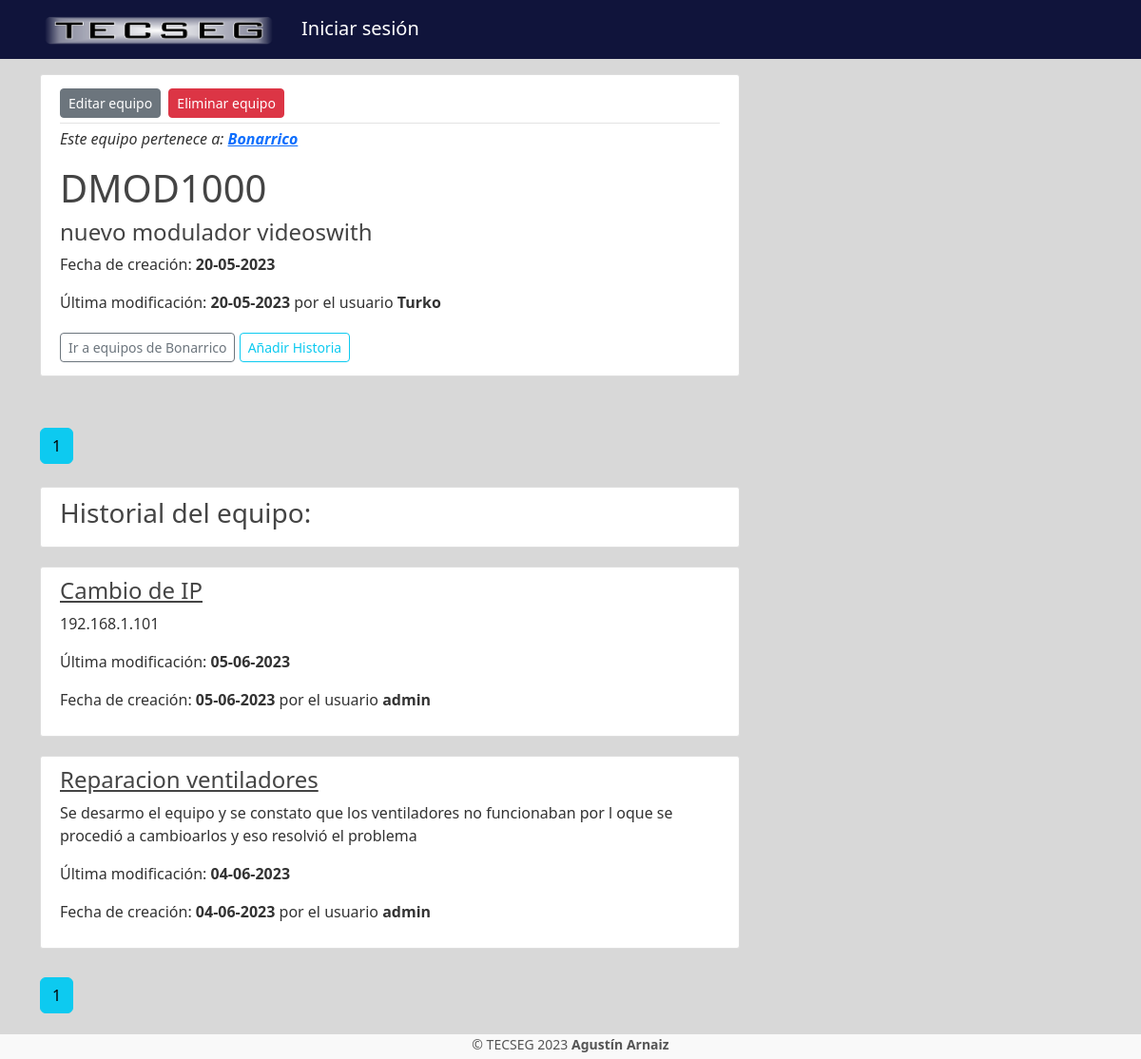
/equipment-35, run on the app's committed database.
### tseg/models.py (models this page shows, shortened)
class Client(db.Model):
	id = db.Column(db.Integer, primary_key=True)
	client_name = db.Column(db.String(150), unique=False, nullable=False)
	business_name = db.Column(db.String(150), unique=False, nullable=False)
	contact = db.Column(db.String(250), unique=False, nullable=False)
	comments = db.Column(db.Text)
	user_id = db.Column(db.Integer, db.ForeignKey('user.id'), nullable=False)
	domicilio_id = db.Column(db.Integer, db.ForeignKey('domicilio.id'), nullable=True)
	equipments = db.relationship('Equipment', backref='owner', lazy=True)

class Equipment(db.Model):
	now = datetime.now()
	now = now.strftime("%Y-%m-%dT%H:%M:%S")
	id = db.Column(db.Integer, primary_key=True)
	title = db.Column(db.String(150), unique=False, nullable=False)
	date_created = db.Column(db.DateTime, nullable=False, default=datetime.fromisoformat(now))
	date_modified = db.Column(db.DateTime, nullable=False, default=datetime.fromisoformat(now))
	content = db.Column(db.Text, nullable=False)
	user_id = db.Column(db.Integer, db.ForeignKey('user.id'), nullable=False)
	client_id = db.Column(db.Integer, db.ForeignKey('client.id'), nullable=True)
	orden_reparacion = db.relationship('Orden_reparacion', backref='equipo', lazy=True)
	eq_details = db.relationship('Eq_detail', backref='equipo', lazy=True)

class User(db.Model, UserMixin):
	id = db.Column(db.Integer, primary_key=True)
	username = db.Column(db.String(30), unique=True, nullable=False)
	email = db.Column(db.String(50), unique=True, nullable=False)
	image_file = db.Column(db.String(20), nullable=False, default='default.jpg')
	password = db.Column(db.String(32), unique=True, nullable=False)
	role = db.Column(db.String(30), unique=False, nullable=False)
	role_id = db.Column(db.Integer, db.ForeignKey('role.id'), nullable=False)
	clients = db.relationship('Client', backref='author_cl', lazy=True)
	equipments = db.relationship('Equipment', backref='author_eq', lazy=True)
	orden_reparacion = db.relationship('Orden_reparacion', backref='author_or', lazy=True)
	eq_details = db.relationship('Eq_detail', backref='author_detalle', lazy=True)

class Eq_detail(db.Model):
	now = datetime.now()
	now = now.strftime("%Y-%m-%dT%H:%M:%S")
	id = db.Column(db.Integer, primary_key=True)
	title = db.Column(db.String(150), unique=False, nullable=False)
	date_created = db.Column(db.DateTime, nullable=False, default=datetime.fromisoformat(now))
	date_modified = db.Column(db.DateTime, nullable=False, default=datetime.fromisoformat(now))
	content = db.Column(db.Text, nullable=False)
	equipment_id = db.Column(db.Integer, db.ForeignKey('equipment.id'), nullable=False)
	user_id = db.Column(db.Integer, db.ForeignKey('user.id'), nullable=False)

### tseg/equipments/routes.py (the view)
@equipments.route("/equipment-<int:equipment_id>")
def equipment(equipment_id):
	equipment = Equipment.query.get_or_404(equipment_id)
	page = request.args.get('page', 1, type=int) # num pagina de mensajes
	historias =  Eq_detail.query.filter_by(equipo=equipment)\
					.order_by(Eq_detail.date_modified.desc())\
					.paginate(page=page, per_page=10)
	return render_template("equipment.html", title=equipment.title,
											equipment=equipment,
											legend="Ver Equipo",
											historias=historias)

### tseg/equipments/routes.py (called while the page is built)
@equipments.context_processor
def layout():
	form = SearchForm()
	return dict(form=form)

### tseg/templates/equipment.html (shortened to what this page needs)
{% extends "layout.html" %}
{% block content %}
    <article class="media content-section">
        <div class="media-body">
          <div class="article-metadata" name="eq_ctrl">
              <div>
                  <a class="btn btn-secondary btn-sm mt-1 mb-1" href="{{ url_for('equipments.update_equipment', equipment_id=equipment.id) }}">Editar equipo</a>
                  <button type="button" class="btn btn-danger btn-sm m-1" data-toggle="modal" data-target="#deleteModal">Eliminar equipo</button>
              </div>
          </div>
          <p style="font-style: italic;">Este equipo pertenece a: <a class="mr-2" href="{{ url_for('clients.client', client_id=equipment.owner.id) }}"><b>{{ equipment.owner.client_name }}</b></a></p>
          <h1 class="aticle-title">{{ equipment.title }}</h1>
          <h4 class="article-content">{{ equipment.content }}</h4>
          <p class="article-content">Fecha de creación: <b>{{ equipment.date_created.strftime('%d-%m-%Y') }}</b></p>
          <p class="article-content">Última modificación: <b>{{ equipment.date_modified.strftime('%d-%m-%Y') }}</b> por el usuario <b>{{ equipment.author_eq.username }}</b></p>
          <a class="btn btn-outline-secondary btn-sm mt-1 mb-1" href="{{ url_for('clients.client_equipments', client_id=equipment.owner.id) }}">Ir a equipos de {{ equipment.owner.client_name }}</a>
          <a class="btn btn-outline-info btn-sm mt-1 mb-1" href="{{ url_for('eq_details.new_eq_detail', equipment_id = equipment.id) }}">Añadir Historia</a>
        </div>
    </article>
    <br>
    {% for page_num in historias.iter_pages(left_edge=3, right_edge=3, left_current=3, right_current=3) %}
        {% if page_num %}
            {% if historias.page == page_num %}
                <a class="btn btn-info mb-4" href="{{ url_for('equipments.equipment', equipment_id=equipment.id, page=page_num) }}">{{ page_num }}</a>
            {% else %}
                <a class="btn btn-outline-info mb-4" href="{{ url_for('equipments.equipment', equipment_id=equipment.id, page=page_num) }}">{{ page_num }}</a>
            {% endif %}
        {% endif %}
    {% endfor %}
    <article class="media content-section">
      <h3>Historial del equipo:</h3>
    </article>
    {% for historia in historias.items %}
      <article class="media content-section">
          <div class="media-body">
              <h4><a class="article-title" href="{{ url_for('eq_details.eq_detail', eq_detail_id=historia.id) }}">{{ historia.title }}</a></h4>
              <p class="article-content">{{ historia.content }}</p>
              <p class="article-content">Última modificación: <b>{{ historia.date_modified.strftime('%d-%m-%Y') }}</b></p>
              <p class="article-content">Fecha de creación: <b>{{ historia.date_created.strftime('%d-%m-%Y') }}</b> por el usuario <b>{{ historia.author_detalle.username }}</b></p>
          </div>
      </article>
    {% endfor %}
    {% for page_num in historias.iter_pages(left_edge=3, right_edge=3, left_current=3, right_current=3) %}
        {% if page_num %}
            {% if historias.page == page_num %}
                <a class="btn btn-info mb-4" href="{{ url_for('equipments.equipment', equipment_id=equipment.id, page=page_num) }}">{{ page_num }}</a>
            {% else %}
                <a class="btn btn-outline-info mb-4" href="{{ url_for('equipments.equipment', equipment_id=equipment.id, page=page_num) }}">{{ page_num }}</a>
            {% endif %}
        {% endif %}
    {% endfor %}
{% endblock content %}

### tseg/static/style.css (style rules this page uses)
body { background: #D8D8D8; color: #333333; }
h1, h2, h3, h4, h5, h6 { color: #444444; }
.content-section { background: #ffffff; padding: 10px 20px; border: 1px solid #dddddd; border-radius: 3px; margin-bottom: 20px; }
.article-title { color: #444444; }
.article-content { white-space: pre-line; }
.article-metadata { padding-bottom: 1px; margin-bottom: 4px; border-bottom: 1px solid #e3e3e3 }
.btn { margin-top: 10px; }

### data on the page
Client: owner.client_name "Bonarrico"
Equipment: title "DMOD1000", content "nuevo modulador videoswith", date_created "20-05-2023", date_modified "20-05-2023"
User: author_eq.username "Turko"
Eq_detail: title "Cambio de IP", content "192.168.1.101", date_modified "05-06-2023", date_created "05-06-2023", author_detalle.username "admin"
Eq_detail: title "Reparacion ventiladores", content "Se desarmo el equipo y se constato que los ventiladores no funcionaban por l oque se procedió a cambioarlos y eso resolvió el problema", date_modified "04-06-2023", date_created "04-06-2023", author_detalle.username "admin"

### other printed values
{{ page_num }} "1"
